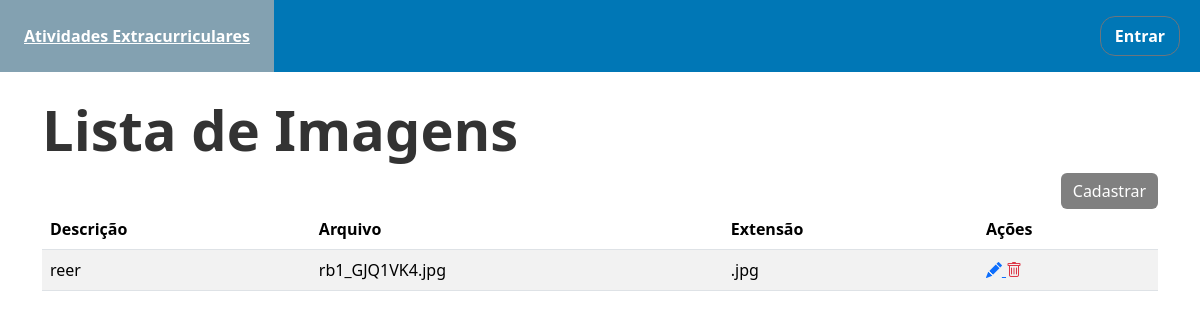
The app's page /imagens/, older data.
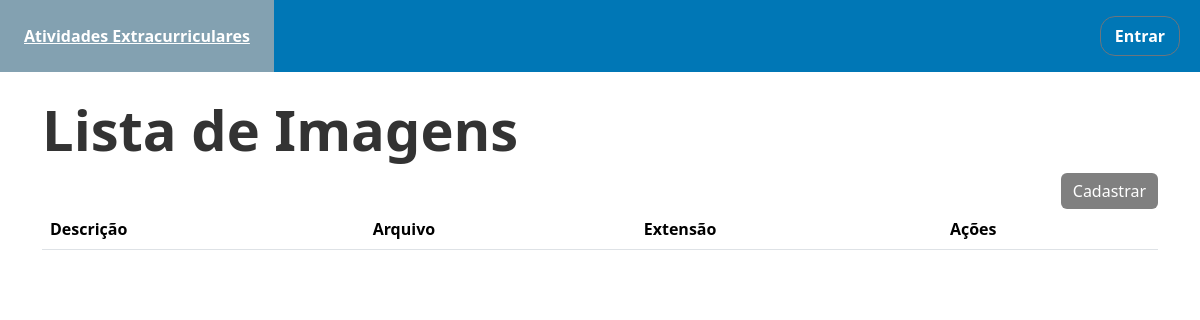
The same page, newer data.
### site_pfi/models.py (models this page shows)
class Imagens(models.Model):
    descricao = models.TextField(blank=True, null=True)
    arquivo = models.ImageField()#Usar file ou binario
    extensao = models.CharField(max_length=10)
    fk_atividade_extracurricular = models.ForeignKey('AtividadeExtracurricular', on_delete=models.DO_NOTHING)

### site_pfi/views.py (the view)
# urls.py: path('imagens/', ImagensListView.as_view(), name='imagens'),
class ImagensListView(ListView):
    model = Imagens
    template_name = 'list_imagens.html'
    form_class = ImagensForms
    context_object_name = 'imagens'
    extra_context = {'form_titulo': 'Lista de Imagens'}

### templates/list_imagens.html (shortened to what this page needs)
{% extends 'page.html' %}
{% block conteudo %}
    <div class="content container mt-4">
        <h2 class="section-title " >
            {{ form_titulo }}
        </h2>
        <div class="text-end">
            <a class="btn btn-success" href="{% url 'adicionar_imagens' %}" style="background-color: gray; border: gray">Cadastrar </a>
        </div>
        <table class="table table-striped">
            <thead class='table'>
            <tr>
                <th>Descrição</th>
                <th>Arquivo</th>
                <th>Extensão</th>
                <th>Ações</th>
            </tr>
            </thead>
            <tbody>
            {% for al in imagens %}
                <tr>
                    <td>{{ al.descricao }}</td>
                    <td>{{ al.arquivo }}</td>
                    <td>{{ al.extensao }}</td>
                    <td>
                        <a href="{% url 'editar_imagem' al.pk %}">
                            <i class="bi bi-pencil-fill"></i>
                        </a>
                        <a class="text-danger" href="{% url 'remover_imagem' al.pk %}">
                            <i class="bi bi-trash"></i>
                        </a>
                    </td>
                </tr>
            {% endfor %}
            </tbody>
        </table>
    </div>
{% endblock conteudo %}

Row changes from the older to the newer data that the page shows:
removed Imagens: descricao "reer", arquivo "rb1_GJQ1VK4.jpg", extensao ".jpg"
